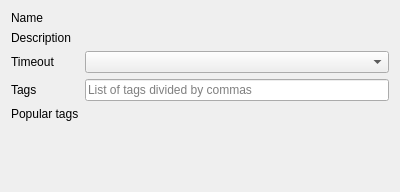
<?xml version="1.0" encoding="UTF-8"?>
<ui version="4.0">
 <class>BookmarkWidget</class>
 <widget class="QWidget" name="BookmarkWidget">
  <property name="geometry">
   <rect>
    <x>0</x>
    <y>0</y>
    <width>400</width>
    <height>192</height>
   </rect>
  </property>
  <layout class="QFormLayout" name="formLayout_2">
   <property name="fieldGrowthPolicy">
    <enum>QFormLayout::AllNonFixedFieldsGrow</enum>
   </property>
   <item row="0" column="0">
    <widget class="QLabel" name="nameLabel">
     <property name="text">
      <string>Name</string>
     </property>
    </widget>
   </item>
   <item row="0" column="1">
    <widget class="nx::client::desktop::InputField" name="nameInputField" native="true"/>
   </item>
   <item row="1" column="0">
    <widget class="QLabel" name="descriptionLabel">
     <property name="text">
      <string>Description</string>
     </property>
     <property name="buddy">
      <cstring>descriptionTextEdit</cstring>
     </property>
    </widget>
   </item>
   <item row="1" column="1">
    <widget class="nx::client::desktop::TextEditField" name="descriptionTextEdit">
    </widget>
   </item>
   <item row="3" column="0">
    <widget class="QLabel" name="timeoutLabel">
     <property name="text">
      <string>Timeout</string>
     </property>
     <property name="buddy">
      <cstring>timeoutComboBox</cstring>
     </property>
    </widget>
   </item>
   <item row="3" column="1">
    <widget class="QComboBox" name="timeoutComboBox"/>
   </item>
   <item row="4" column="0">
    <widget class="QLabel" name="tagsLabel">
     <property name="text">
      <string>Tags</string>
     </property>
     <property name="buddy">
      <cstring>tagsLineEdit</cstring>
     </property>
    </widget>
   </item>
   <item row="4" column="1">
    <widget class="QWidget" name="tagsWidget" native="true">
     <layout class="QVBoxLayout" name="verticalLayout">
      <property name="leftMargin">
       <number>0</number>
      </property>
      <property name="topMargin">
       <number>0</number>
      </property>
      <property name="rightMargin">
       <number>0</number>
      </property>
      <property name="bottomMargin">
       <number>0</number>
      </property>
      <item>
       <widget class="QLineEdit" name="tagsLineEdit">
        <property name="placeholderText">
         <string>List of tags divided by commas</string>
        </property>
       </widget>
      </item>
     </layout>
    </widget>
   </item>
   <item row="5" column="0">
    <widget class="QLabel" name="label">
     <property name="text">
      <string>Popular tags</string>
     </property>
    </widget>
   </item>
   <item row="5" column="1">
    <widget class="QLabel" name="tagsListLabel">
     <property name="text">
      <string/>
     </property>
     <property name="wordWrap">
      <bool>true</bool>
     </property>
     <property name="textInteractionFlags">
      <set>Qt::LinksAccessibleByKeyboard|Qt::LinksAccessibleByMouse</set>
     </property>
    </widget>
   </item>
  </layout>
 </widget>
 <customwidgets>
  <customwidget>
   <class>nx::client::desktop::InputField</class>
   <extends>QWidget</extends>
   <header location="global">nx/client/desktop/common/widgets/input_field.h</header>
   <container>1</container>
  </customwidget>
  <customwidget>
   <class>nx::client::desktop::TextEditField</class>
   <extends>QWidget</extends>
   <header location="global">nx/client/desktop/common/widgets/text_edit_field.h</header>
   <container>1</container>
  </customwidget>
 </customwidgets>
 <tabstops>
  <tabstop>descriptionTextEdit</tabstop>
  <tabstop>timeoutComboBox</tabstop>
 </tabstops>
 <resources/>
 <connections/>
</ui>
